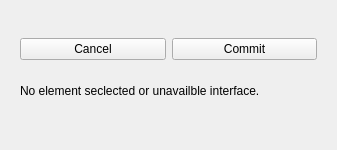
<?xml version="1.0" encoding="UTF-8"?>
<ui version="4.0">
 <class>EditorWidget</class>
 <widget class="QWidget" name="EditorWidget">
  <property name="geometry">
   <rect>
    <x>0</x>
    <y>0</y>
    <width>337</width>
    <height>150</height>
   </rect>
  </property>
  <property name="windowTitle">
   <string>Form</string>
  </property>
  <layout class="QVBoxLayout" name="verticalLayout">
   <item>
    <widget class="ModificatorFuselageWidget" name="fuselageModificator" native="true"/>
   </item>
   <item>
    <widget class="ModificatorTransformationWidget" name="transformationModificator" native="true"/>
   </item>
   <item>
    <widget class="ModificatorWingWidget" name="wingModificator" native="true"/>
   </item>
   <item>
    <widget class="QWidget" name="applyWidget" native="true">
     <layout class="QHBoxLayout" name="horizontalLayout_2">
      <item>
       <widget class="QPushButton" name="cancelButton">
        <property name="minimumSize">
         <size>
          <width>0</width>
          <height>0</height>
         </size>
        </property>
        <property name="maximumSize">
         <size>
          <width>16777215</width>
          <height>16777215</height>
         </size>
        </property>
        <property name="text">
         <string>Cancel</string>
        </property>
       </widget>
      </item>
      <item>
       <widget class="QPushButton" name="commitButton">
        <property name="text">
         <string>Commit</string>
        </property>
       </widget>
      </item>
     </layout>
    </widget>
   </item>
   <item>
    <widget class="QWidget" name="noInterfaceWidget" native="true">
     <property name="toolTip">
      <string>Display the interface for the element selected in the tree.</string>
     </property>
     <layout class="QHBoxLayout" name="horizontalLayout">
      <item>
       <widget class="QLabel" name="label">
        <property name="toolTip">
         <string/>
        </property>
        <property name="text">
         <string>No element seclected or unavailble interface. </string>
        </property>
       </widget>
      </item>
     </layout>
    </widget>
   </item>
   <item>
    <spacer name="verticalSpacer">
     <property name="orientation">
      <enum>Qt::Vertical</enum>
     </property>
     <property name="sizeHint" stdset="0">
      <size>
       <width>20</width>
       <height>40</height>
      </size>
     </property>
    </spacer>
   </item>
  </layout>
 </widget>
 <customwidgets>
  <customwidget>
   <class>ModificatorTransformationWidget</class>
   <extends>QWidget</extends>
   <header>ModificatorTransformationWidget.h</header>
   <container>1</container>
  </customwidget>
  <customwidget>
   <class>ModificatorWingWidget</class>
   <extends>QWidget</extends>
   <header>ModificatorWingWidget.h</header>
   <container>1</container>
  </customwidget>
  <customwidget>
   <class>ModificatorFuselageWidget</class>
   <extends>QWidget</extends>
   <header>ModificatorFuselageWidget.h</header>
   <container>1</container>
  </customwidget>
 </customwidgets>
 <resources/>
 <connections/>
</ui>
